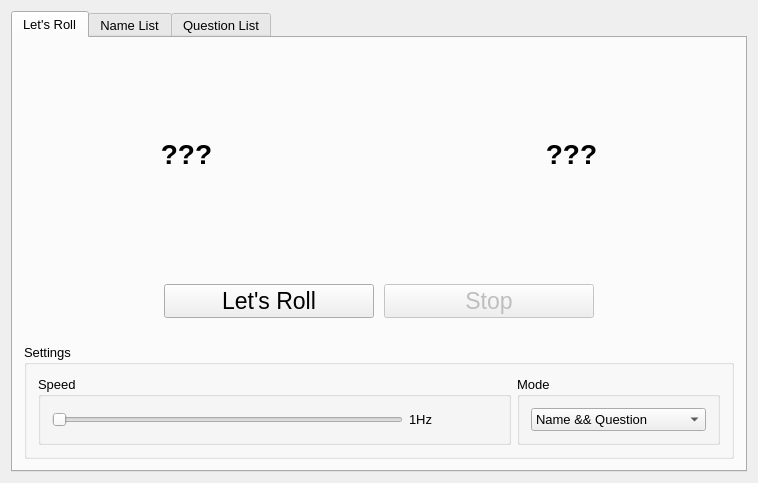
<?xml version="1.0" encoding="UTF-8"?>
<ui version="4.0">
 <class>MainWindow</class>
 <widget class="QMainWindow" name="MainWindow">
  <property name="geometry">
   <rect>
    <x>0</x>
    <y>0</y>
    <width>758</width>
    <height>483</height>
   </rect>
  </property>
  <property name="font">
   <font>
    <pointsize>10</pointsize>
   </font>
  </property>
  <property name="windowTitle">
   <string>RollingLydia</string>
  </property>
  <widget class="QWidget" name="centralWidget">
   <layout class="QGridLayout" name="gridLayout">
    <item row="0" column="0">
     <widget class="QTabWidget" name="tabWidget">
      <property name="currentIndex">
       <number>0</number>
      </property>
      <widget class="QWidget" name="tabRoll">
       <attribute name="title">
        <string>Let's Roll</string>
       </attribute>
       <layout class="QVBoxLayout" name="verticalLayout_8" stretch="6,2,2">
        <item>
         <layout class="QHBoxLayout" name="horizontalLayout_3" stretch="5,1,5">
          <property name="spacing">
           <number>4</number>
          </property>
          <property name="leftMargin">
           <number>4</number>
          </property>
          <property name="topMargin">
           <number>4</number>
          </property>
          <property name="rightMargin">
           <number>4</number>
          </property>
          <property name="bottomMargin">
           <number>4</number>
          </property>
          <item>
           <widget class="QPushButton" name="labelName">
            <property name="sizePolicy">
             <sizepolicy hsizetype="Expanding" vsizetype="Preferred">
              <horstretch>0</horstretch>
              <verstretch>0</verstretch>
             </sizepolicy>
            </property>
            <property name="font">
             <font>
              <pointsize>21</pointsize>
              <weight>75</weight>
              <bold>true</bold>
             </font>
            </property>
            <property name="text">
             <string>???</string>
            </property>
            <property name="flat">
             <bool>true</bool>
            </property>
           </widget>
          </item>
          <item>
           <spacer name="horizontalSpacer">
            <property name="orientation">
             <enum>Qt::Horizontal</enum>
            </property>
            <property name="sizeHint" stdset="0">
             <size>
              <width>40</width>
              <height>20</height>
             </size>
            </property>
           </spacer>
          </item>
          <item>
           <widget class="QPushButton" name="labelProblem">
            <property name="sizePolicy">
             <sizepolicy hsizetype="Expanding" vsizetype="Preferred">
              <horstretch>0</horstretch>
              <verstretch>0</verstretch>
             </sizepolicy>
            </property>
            <property name="font">
             <font>
              <pointsize>21</pointsize>
              <weight>75</weight>
              <bold>true</bold>
             </font>
            </property>
            <property name="text">
             <string>???</string>
            </property>
            <property name="flat">
             <bool>true</bool>
            </property>
           </widget>
          </item>
         </layout>
        </item>
        <item>
         <layout class="QHBoxLayout" name="horizontalLayout_4" stretch="2,3,3,2">
          <property name="spacing">
           <number>10</number>
          </property>
          <property name="topMargin">
           <number>20</number>
          </property>
          <property name="bottomMargin">
           <number>20</number>
          </property>
          <item>
           <spacer name="horizontalSpacer_2">
            <property name="orientation">
             <enum>Qt::Horizontal</enum>
            </property>
            <property name="sizeHint" stdset="0">
             <size>
              <width>40</width>
              <height>20</height>
             </size>
            </property>
           </spacer>
          </item>
          <item>
           <widget class="QPushButton" name="bRoll">
            <property name="sizePolicy">
             <sizepolicy hsizetype="Expanding" vsizetype="Preferred">
              <horstretch>20</horstretch>
              <verstretch>0</verstretch>
             </sizepolicy>
            </property>
            <property name="font">
             <font>
              <pointsize>17</pointsize>
             </font>
            </property>
            <property name="text">
             <string>Let's Roll</string>
            </property>
           </widget>
          </item>
          <item>
           <widget class="QPushButton" name="bStop">
            <property name="enabled">
             <bool>false</bool>
            </property>
            <property name="sizePolicy">
             <sizepolicy hsizetype="Expanding" vsizetype="Preferred">
              <horstretch>20</horstretch>
              <verstretch>0</verstretch>
             </sizepolicy>
            </property>
            <property name="font">
             <font>
              <pointsize>17</pointsize>
             </font>
            </property>
            <property name="text">
             <string>Stop</string>
            </property>
           </widget>
          </item>
          <item>
           <spacer name="horizontalSpacer_3">
            <property name="orientation">
             <enum>Qt::Horizontal</enum>
            </property>
            <property name="sizeHint" stdset="0">
             <size>
              <width>40</width>
              <height>20</height>
             </size>
            </property>
           </spacer>
          </item>
         </layout>
        </item>
        <item>
         <widget class="QGroupBox" name="groupBox">
          <property name="title">
           <string>Settings</string>
          </property>
          <layout class="QHBoxLayout" name="horizontalLayout_5">
           <item>
            <widget class="QGroupBox" name="groupBox_2">
             <property name="sizePolicy">
              <sizepolicy hsizetype="Preferred" vsizetype="Preferred">
               <horstretch>70</horstretch>
               <verstretch>0</verstretch>
              </sizepolicy>
             </property>
             <property name="title">
              <string>Speed</string>
             </property>
             <layout class="QHBoxLayout" name="horizontalLayout_6">
              <item>
               <widget class="QSlider" name="horizSpeed">
                <property name="sizePolicy">
                 <sizepolicy hsizetype="Expanding" vsizetype="Fixed">
                  <horstretch>80</horstretch>
                  <verstretch>0</verstretch>
                 </sizepolicy>
                </property>
                <property name="orientation">
                 <enum>Qt::Horizontal</enum>
                </property>
               </widget>
              </item>
              <item>
               <widget class="QLabel" name="labelSpeed">
                <property name="sizePolicy">
                 <sizepolicy hsizetype="Preferred" vsizetype="Preferred">
                  <horstretch>20</horstretch>
                  <verstretch>0</verstretch>
                 </sizepolicy>
                </property>
                <property name="text">
                 <string>1Hz</string>
                </property>
                <property name="scaledContents">
                 <bool>true</bool>
                </property>
                <property name="wordWrap">
                 <bool>false</bool>
                </property>
               </widget>
              </item>
             </layout>
            </widget>
           </item>
           <item>
            <widget class="QGroupBox" name="groupBox_3">
             <property name="sizePolicy">
              <sizepolicy hsizetype="Preferred" vsizetype="Preferred">
               <horstretch>30</horstretch>
               <verstretch>0</verstretch>
              </sizepolicy>
             </property>
             <property name="title">
              <string>Mode</string>
             </property>
             <layout class="QHBoxLayout" name="horizontalLayout_7">
              <item>
               <widget class="QComboBox" name="comboMode">
                <property name="currentIndex">
                 <number>0</number>
                </property>
                <item>
                 <property name="text">
                  <string>Name &amp;&amp; Question</string>
                 </property>
                </item>
                <item>
                 <property name="text">
                  <string>Name Only</string>
                 </property>
                </item>
               </widget>
              </item>
             </layout>
            </widget>
           </item>
          </layout>
         </widget>
        </item>
       </layout>
      </widget>
      <widget class="QWidget" name="tabNList">
       <attribute name="title">
        <string>Name List</string>
       </attribute>
       <layout class="QHBoxLayout" name="horizontalLayout">
        <item>
         <layout class="QVBoxLayout" name="verticalLayout">
          <item>
           <widget class="QLabel" name="label">
            <property name="text">
             <string>To be Rolled:</string>
            </property>
            <property name="alignment">
             <set>Qt::AlignLeading|Qt::AlignLeft|Qt::AlignVCenter</set>
            </property>
           </widget>
          </item>
          <item>
           <widget class="QListWidget" name="listNRolled">
            <property name="gridSize">
             <size>
              <width>0</width>
              <height>20</height>
             </size>
            </property>
            <property name="uniformItemSizes">
             <bool>true</bool>
            </property>
           </widget>
          </item>
         </layout>
        </item>
        <item>
         <layout class="QVBoxLayout" name="verticalLayout_3">
          <item>
           <widget class="QPushButton" name="bPopName">
            <property name="text">
             <string>==&gt;</string>
            </property>
           </widget>
          </item>
          <item>
           <widget class="QPushButton" name="bPushName">
            <property name="text">
             <string>&lt;==</string>
            </property>
           </widget>
          </item>
          <item>
           <widget class="QPushButton" name="bResetName">
            <property name="text">
             <string>Reset</string>
            </property>
           </widget>
          </item>
          <item>
           <widget class="QPushButton" name="bReloadName">
            <property name="text">
             <string>Load List</string>
            </property>
           </widget>
          </item>
         </layout>
        </item>
        <item>
         <layout class="QVBoxLayout" name="verticalLayout_2">
          <item>
           <widget class="QLabel" name="label_2">
            <property name="text">
             <string>Rolled:</string>
            </property>
            <property name="alignment">
             <set>Qt::AlignLeading|Qt::AlignLeft|Qt::AlignVCenter</set>
            </property>
           </widget>
          </item>
          <item>
           <widget class="QListWidget" name="listRolled"/>
          </item>
         </layout>
        </item>
       </layout>
      </widget>
      <widget class="QWidget" name="tab">
       <attribute name="title">
        <string>Question List</string>
       </attribute>
       <layout class="QHBoxLayout" name="horizontalLayout_2">
        <item>
         <layout class="QVBoxLayout" name="verticalLayout_7">
          <item>
           <widget class="QLabel" name="label_5">
            <property name="text">
             <string>To be Asked:</string>
            </property>
            <property name="alignment">
             <set>Qt::AlignLeading|Qt::AlignLeft|Qt::AlignVCenter</set>
            </property>
           </widget>
          </item>
          <item>
           <widget class="QListWidget" name="listNAsked"/>
          </item>
         </layout>
        </item>
        <item>
         <layout class="QVBoxLayout" name="verticalLayout_5">
          <item>
           <widget class="QPushButton" name="bPopProblem">
            <property name="text">
             <string>==&gt;</string>
            </property>
           </widget>
          </item>
          <item>
           <widget class="QPushButton" name="bPushProblem">
            <property name="text">
             <string>&lt;==</string>
            </property>
           </widget>
          </item>
          <item>
           <widget class="QPushButton" name="bResetProblem">
            <property name="text">
             <string>Reset</string>
            </property>
           </widget>
          </item>
          <item>
           <widget class="QPushButton" name="bReloadProblem">
            <property name="text">
             <string>Load List</string>
            </property>
           </widget>
          </item>
         </layout>
        </item>
        <item>
         <layout class="QVBoxLayout" name="verticalLayout_6">
          <item>
           <widget class="QLabel" name="label_4">
            <property name="text">
             <string>Asked:</string>
            </property>
            <property name="alignment">
             <set>Qt::AlignLeading|Qt::AlignLeft|Qt::AlignVCenter</set>
            </property>
           </widget>
          </item>
          <item>
           <widget class="QListWidget" name="listAsked"/>
          </item>
         </layout>
        </item>
       </layout>
      </widget>
     </widget>
    </item>
   </layout>
  </widget>
 </widget>
 <layoutdefault spacing="6" margin="11"/>
 <resources/>
 <connections/>
</ui>
